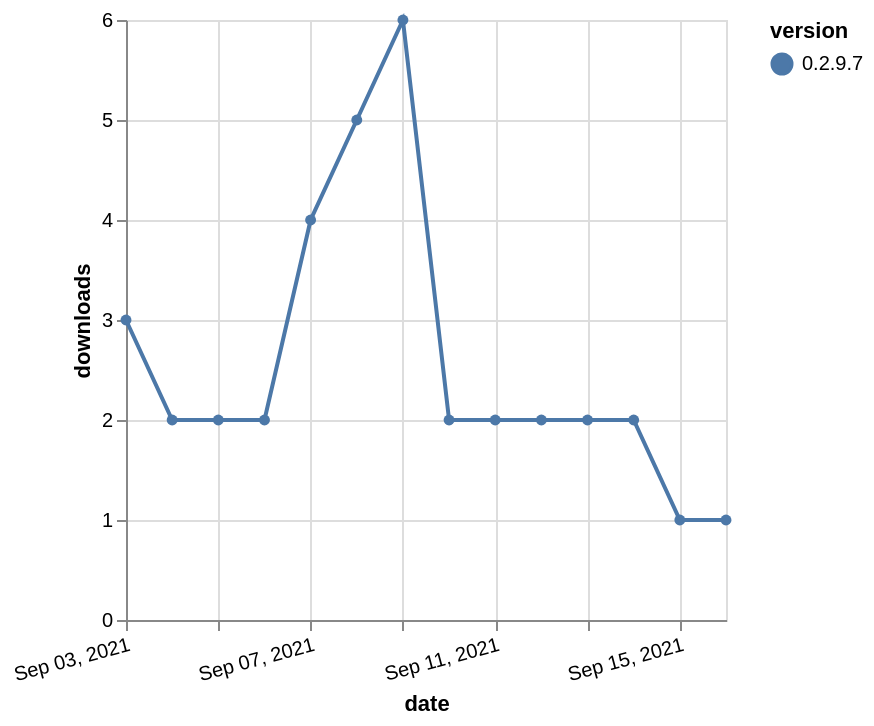

Write a Vega-Lite specification for this figure.
### Vega-Lite specification from a JSON file in a GitHub repository (floating-point values rounded to 4 significant figures)
{"$schema": "https://vega.github.io/schema/vega-lite/v5.json", "description": "A simple bar chart with embedded data.", "data": {"values": [{"date": "2021-09-03", "total": 1107, "delta": 3, "version": "0.2.9.7"}, {"date": "2021-09-04", "total": 1109, "delta": 2, "version": "0.2.9.7"}, {"date": "2021-09-05", "total": 1111, "delta": 2, "version": "0.2.9.7"}, {"date": "2021-09-06", "total": 1113, "delta": 2, "version": "0.2.9.7"}, {"date": "2021-09-07", "total": 1117, "delta": 4, "version": "0.2.9.7"}, {"date": "2021-09-08", "total": 1122, "delta": 5, "version": "0.2.9.7"}, {"date": "2021-09-09", "total": 1128, "delta": 6, "version": "0.2.9.7"}, {"date": "2021-09-10", "total": 1130, "delta": 2, "version": "0.2.9.7"}, {"date": "2021-09-11", "total": 1132, "delta": 2, "version": "0.2.9.7"}, {"date": "2021-09-12", "total": 1134, "delta": 2, "version": "0.2.9.7"}, {"date": "2021-09-13", "total": 1136, "delta": 2, "version": "0.2.9.7"}, {"date": "2021-09-14", "total": 1138, "delta": 2, "version": "0.2.9.7"}, {"date": "2021-09-15", "total": 1139, "delta": 1, "version": "0.2.9.7"}, {"date": "2021-09-16", "total": 1140, "delta": 1, "version": "0.2.9.7"}]}, "width": "container", "mark": {"type": "line", "point": {"filled": true}}, "encoding": {"x": {"field": "date", "type": "temporal", "timeUnit": "yearmonthdate", "title": "date", "axis": {"labelAngle": -15}}, "y": {"field": "delta", "type": "quantitative", "title": "downloads"}, "color": {"field": "version", "type": "nominal"}, "tooltip": {"field": "delta"}}}
